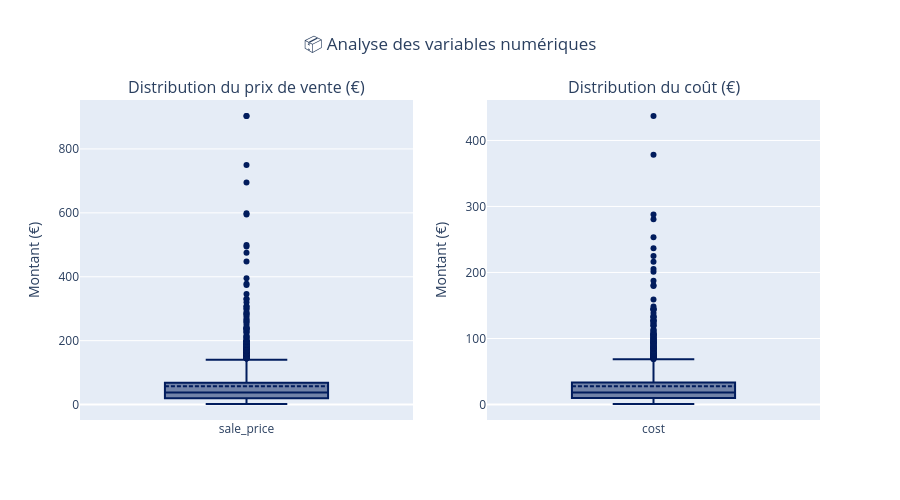

The notebook cell saved with this chart:
### Code cell
num_cols = ["sale_price", "cost"]

fig = make_subplots(
    rows=1,
    cols=len(num_cols),
    subplot_titles=[
        "Distribution du prix de vente (€)",
        "Distribution du coût (€)"
    ]
)

for i, col in enumerate(num_cols, 1):
    fig.add_trace(
        go.Box(
            y=df[col],
            name=col,
            marker_color="#011c5d",
            boxmean=True,
            boxpoints="outliers"
        ),
        row=1, col=i
    )

fig.update_layout(
    title={
        "text": "📦 Analyse des variables numériques",
        "x": 0.5,
        "xanchor": "center"
    },
    height=500,
    width=900,
    showlegend=False
)

# Titres des axes
fig.update_yaxes(title_text="Montant (€)", row=1, col=1)
fig.update_yaxes(title_text="Montant (€)", row=1, col=2)

fig.show()

### Figure 1 — Plotly figure (JSON) as saved in the notebook; plotly's stock layout.template omitted (floating-point values rounded to 4 significant figures; data arrays with more than 128 entries replaced by an {"elided": "..."} marker saying what was removed)
{"data": [{"boxmean": true, "boxpoints": "outliers", "marker": {"color": "#011c5d"}, "name": "sale_price", "type": "box", "xaxis": "x", "y": {"elided": "1679 float values"}, "yaxis": "y"}, {"boxmean": true, "boxpoints": "outliers", "marker": {"color": "#011c5d"}, "name": "cost", "type": "box", "xaxis": "x2", "y": {"elided": "1679 float values"}, "yaxis": "y2"}], "layout": {"annotations": [{"font": {"size": 16}, "showarrow": false, "text": "Distribution du prix de vente (€)", "x": 0.225, "xanchor": "center", "xref": "paper", "y": 1, "yanchor": "bottom", "yref": "paper"}, {"font": {"size": 16}, "showarrow": false, "text": "Distribution du coût (€)", "x": 0.775, "xanchor": "center", "xref": "paper", "y": 1, "yanchor": "bottom", "yref": "paper"}], "height": 500, "showlegend": false, "title": {"text": "📦 Analyse des variables numériques", "x": 0.5, "xanchor": "center"}, "width": 900, "xaxis": {"anchor": "y", "domain": [0, 0.45]}, "xaxis2": {"anchor": "y2", "domain": [0.55, 1]}, "yaxis": {"anchor": "x", "domain": [0, 1], "title": {"text": "Montant (€)"}}, "yaxis2": {"anchor": "x2", "domain": [0, 1], "title": {"text": "Montant (€)"}}}}
